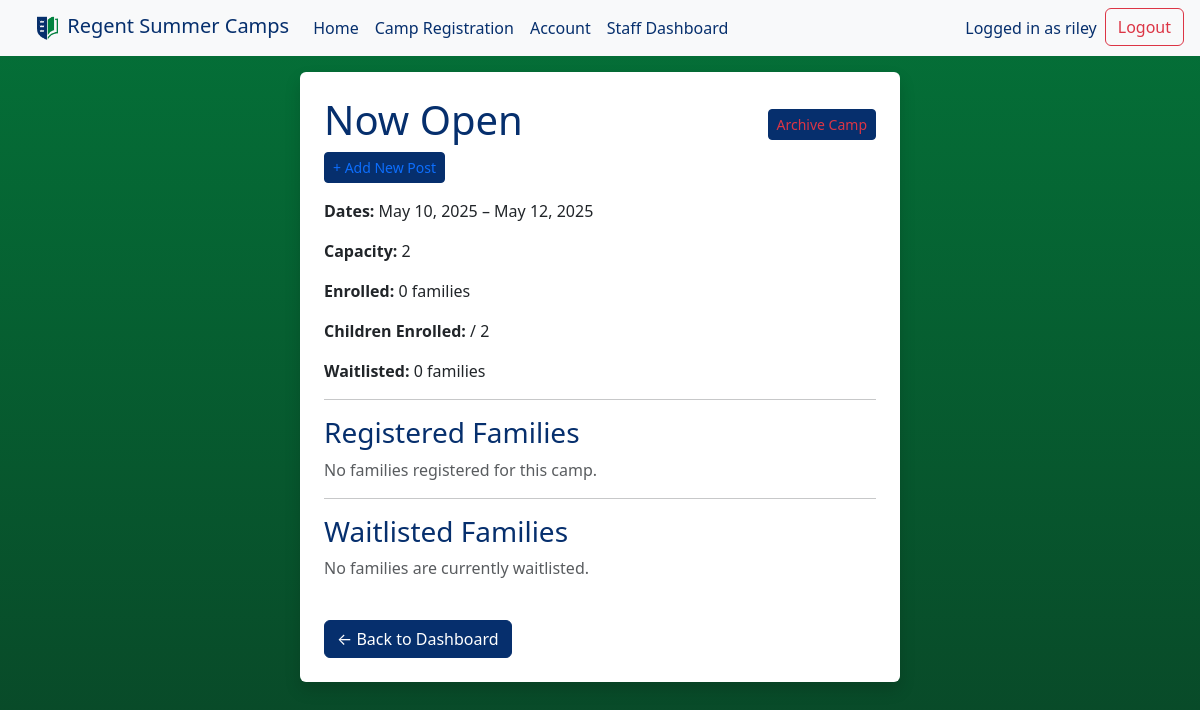
Before: /staff/camp/5/ (signed in) with the older database file.
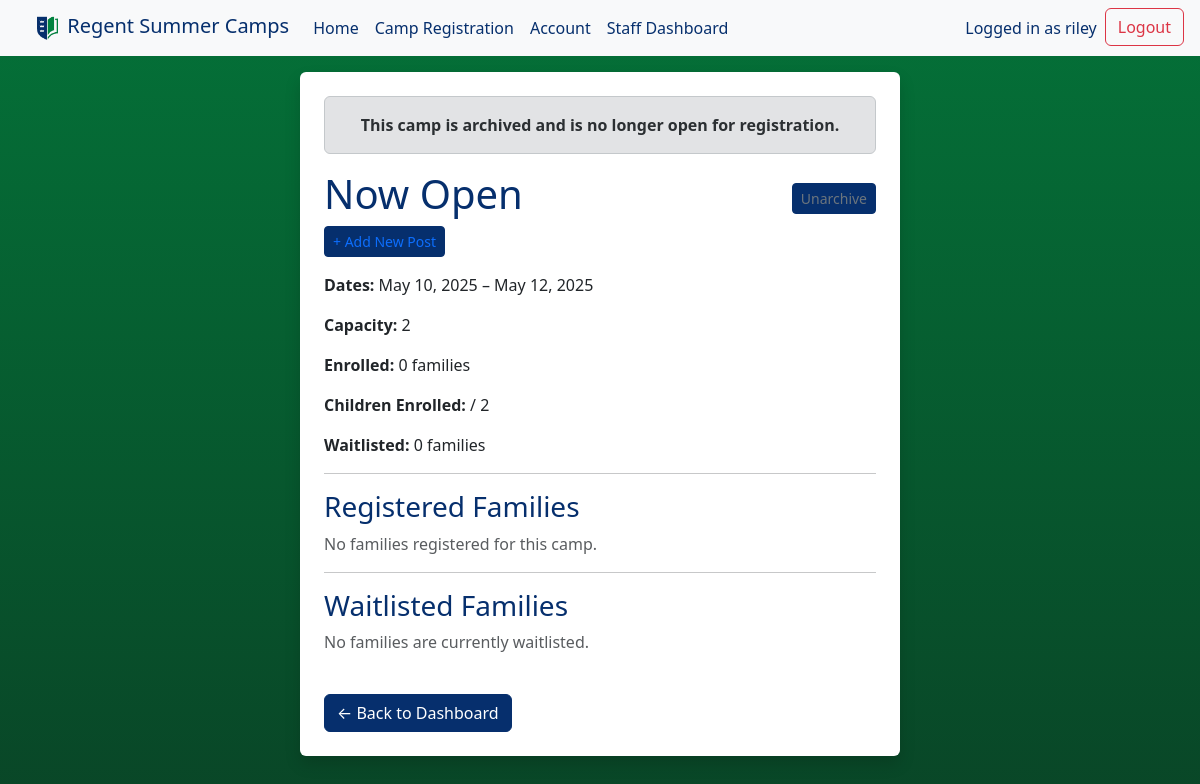
After: the same page with the newer database file.
### staff/views.py (the view)
# urls.py: path('camp/<int:camp_id>/', views.view_camp, name='camp_overview'),
@user_passes_test(is_staff)
def view_camp(request, camp_id):
    camp = get_object_or_404(Camp, id=camp_id)
    families = camp.registered_families.all()
    waitlisted = WaitingList.objects.filter(camp=camp).order_by('date_added')
    for family in families:
        family.children = family.members.exclude(id=family.primary_contact.id)
    for entry in waitlisted:
        children = entry.family.members.exclude(id=entry.family.primary_contact.id)
        entry.children = children
        entry.child_count = children.count()
    total_children = sum(family.children.count() for family in families)
    post_form = CampPostForm()
    return render(request, 'staff/camp_overview.html', {
        'camp': camp,
        'families': families,
        'waitlisted': waitlisted,
        'post_form': post_form
    })

### staff/views.py (called while the page is built)
def is_staff(user):
    return user.is_authenticated and user.is_staff

### staff/templates/staff/camp_overview.html (shortened to what the changed rows need)
{% extends 'layout.html' %}
{% block content %}
<div class="shadow p-4 mb-5 bg-body rounded">
  {% if camp.archived %}
<div class="alert alert-secondary text-center fw-bold" role="alert">
  This camp is <strong>archived</strong> and is no longer open for registration.
</div>
{% endif %}
  <div class="d-flex align-items-center justify-content-between">
    <h1>{{ camp.name }}</h1>
    <form method="post" action="{% url 'staff:archive_camp' camp.id %}" class="ms-3">
      {% if camp.archived %}
        </form>
        <form method="post" action="{% url 'staff:unarchive_camp' camp.id %}">
          <button type="submit" class="btn btn-outline-secondary btn-sm">Unarchive</button>
        </form>
      {% else %}
        <button type="submit" class="btn btn-outline-danger btn-sm">Archive Camp</button>
      {% endif %}
    </form>
  </div>
<button class="btn btn-outline-primary btn-sm mb-3" type="button" data-bs-toggle="collapse" data-bs-target="#newPostForm" aria-expanded="false" aria-controls="newPostForm">
  + Add New Post
</button>
  <p><strong>Dates:</strong> {{ camp.start_date }} – {{ camp.end_date }}</p>
  <p><strong>Capacity:</strong> {{ camp.max_capacity }}</p>
  <p><strong>Enrolled:</strong> {{ families|length }} families</p>
  <p><strong>Children Enrolled:</strong> {{ total_children }} / {{ camp.max_capacity }}</p>
  <p><strong>Waitlisted:</strong> {{ waitlisted|length }} families</p>
  <hr>
  <h3>Registered Families</h3>
  {% if families %}
    <div class="accordion mb-4" id="enrolledAccordion">
      {% for family in families %}
        <div class="accordion-item">
          <h2 class="accordion-header" id="enrolled-heading-{{ family.id }}">
            <button class="accordion-button collapsed" type="button" data-bs-toggle="collapse"
                    data-bs-target="#enrolled-{{ family.id }}" aria-expanded="false">
              {{ family.family_name }} — {{ family.primary_contact.first_name }} {{ family.primary_contact.last_name }}
            </button>
          </h2>
          <div id="enrolled-{{ family.id }}" class="accordion-collapse collapse"
               data-bs-parent="#enrolledAccordion">
            <div class="accordion-body">
              <p><strong>Email:</strong>
                <a href="mailto:{{ family.primary_contact.email }}">{{ family.primary_contact.email }}</a>
              </p>
              <p><strong>Children:</strong></p>
              <ul>
                {% for child in family.children %}
                  <li>{{ child.first_name }} {{ child.last_name }} (DOB: {{ child.date_of_birth }})</li>
                {% empty %}
                  <li><em>No children listed</em></li>
                {% endfor %}
              </ul>
              <form method="post" action="{% url 'staff:remove_family' camp.id family.id %}">
                {% csrf_token %}
                <button type="submit" class="btn btn-danger btn-sm mt-2">Remove Registration</button>
              </form>
            </div>
          </div>
        </div>
      {% endfor %}
    </div>
  {% else %}
    <p class="text-muted">No families registered for this camp.</p>
  {% endif %}
  <hr>
  <h3 id="waitlist">Waitlisted Families</h3>
  {% if waitlisted %}
    <table class="table table-striped">
      <thead>
        <tr>
          <th>Family Name</th>
          <th>Primary Contact</th>
          <th>Email</th>
          <th>Children</th>
          <th>Date Added</th>
          <th>Actions</th>
        </tr>
      </thead>
      <tbody>
        {% for entry in waitlisted %}
          <tr>
            <td>{{ entry.family.family_name }}</td>
            <td>{{ entry.family.primary_contact.first_name }} {{ entry.family.primary_contact.last_name }}</td>
            <td><a href="mailto:{{ entry.family.primary_contact.email }}">{{ entry.family.primary_contact.email }}</a></td>
            <td>{{ entry.child_count }}</td>
            <td>{{ entry.date_added|date:"Y-m-d H:i" }}</td>
            <td>
              <form method="post" action="{% url 'staff:promote_waitlist' camp.id entry.family.id %}" style="display:inline;">
                {% csrf_token %}
                <button type="submit" class="btn btn-sm btn-success">Promote</button>
              </form>
              <form method="post" action="{% url 'staff:remove_waitlist' camp.id entry.family.id %}" style="display:inline;">
                {% csrf_token %}
                <button type="submit" class="btn btn-sm btn-danger">Remove</button>
              </form>
            </td>
          </tr>
        {% endfor %}
      </tbody>
    </table>
  {% else %}
    <p class="text-muted">No families are currently waitlisted.</p>
  {% endif %}
  <a href="{% url 'staff:dashboard' %}" class="btn btn-secondary mt-4">← Back to Dashboard</a>
</div>
{% endblock %}

Changed rows visible on the page:
changed Camp "Now Open": archived False → True (drawn)
Other visible differences:
text no longer shown: "Archive Camp"
text now shown: "This camp is archived and is no longer open for registration. Unarchive"
